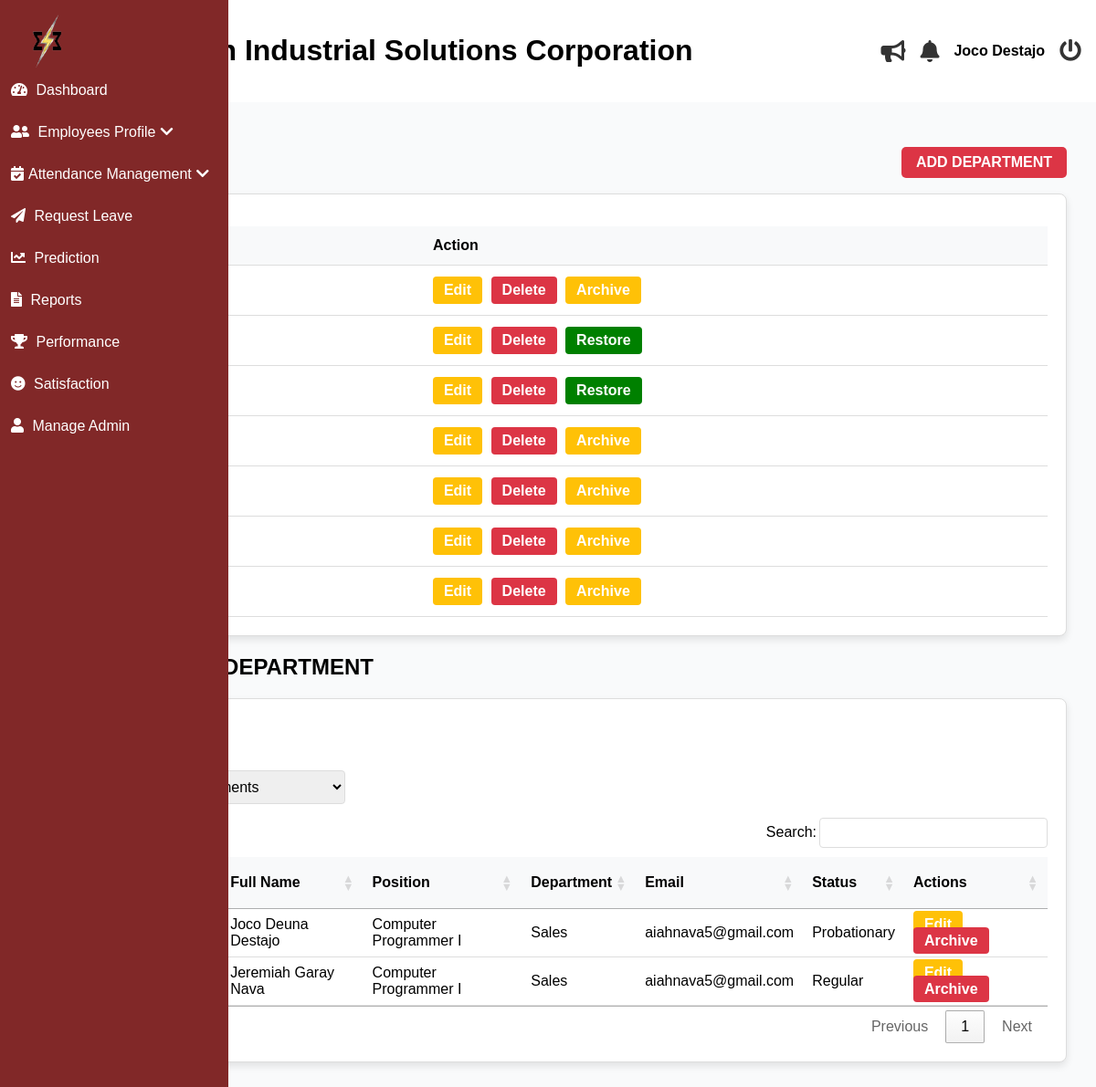
Page /admin/department.php (signed in) on the committed database.
### tables this page shows
CREATE TABLE `departments` (
  `id` int(11) NOT NULL,
  `dept_name` varchar(50) NOT NULL,
  `colors` varchar(32) NOT NULL,
  `is_archived` tinyint(1) NOT NULL
);

CREATE TABLE `employees` (
  `id` int(11) NOT NULL,
  `last_name` varchar(255) NOT NULL,
  `first_name` varchar(255) NOT NULL,
  `middle_name` varchar(255) NOT NULL,
  `suffix` varchar(255) NOT NULL,
  `gender` varchar(32) NOT NULL,
  `email` varchar(100) NOT NULL,
  `position` varchar(255) NOT NULL,
  `hire_date` date NOT NULL,
  `department` varchar(255) NOT NULL,
  `employment_status` varchar(255) NOT NULL,
  `employee_id` int(20) NOT NULL,
  `user_type` int(11) NOT NULL DEFAULT 2 COMMENT '1=admin, 2=staff, 3=super admin',
  `password` varchar(255) NOT NULL,
  `e_status` int(11) NOT NULL DEFAULT 1,
  `date_of_birth` date DEFAULT NULL,
  `age` varchar(32) NOT NULL,
  `contact_number` varchar(20) DEFAULT NULL,
  `perma_address` text DEFAULT NULL,
  `civil_status` varchar(10) DEFAULT NULL,
  `sss_number` varchar(15) DEFAULT NULL,
  `philhealth_number` varchar(15) DEFAULT NULL,
  `pagibig_number` varchar(15) DEFAULT NULL,
  `tin_number` varchar(15) DEFAULT NULL,
  `emergency_contact_name` varchar(50) DEFAULT NULL,
  `emergency_contact_number` varchar(15) DEFAULT NULL,
  `educational_background` enum('High School Graduate','Vocational Graduate','College Undergraduate','College Graduate','Postgraduate') DEFAULT NULL,
  `skills` text DEFAULT NULL,
  `username` varchar(255) NOT NULL,
  `sick_leave` int(11) NOT NULL DEFAULT 0,
  `vacation_leave` int(11) NOT NULL DEFAULT 0,
  `maternity_leave` int(11) NOT NULL DEFAULT 0,
  `paternity_leave` int(11) NOT NULL DEFAULT 0,
  `medical` mediumblob DEFAULT NULL,
  `tor` mediumblob DEFAULT NULL,
  `nbi_clearance` mediumblob DEFAULT NULL,
  `resume` mediumblob DEFAULT NULL,
  `prc` mediumblob DEFAULT NULL,
  `others` mediumblob DEFAULT NULL,
  `is_archived` tinyint(1) DEFAULT 0
);

### admin/department.php (the view, shortened to what this page needs)
<?php
    $conn = mysqli_connect('localhost', 'root', '', 'esetech');
    $selected_dept = isset($_GET['department']) ? $_GET['department'] : '';
    $sql = "SELECT * FROM employees WHERE is_archived = 0";
    $sql .= " ORDER BY last_name ASC";
    $result = mysqli_query($conn, $sql);
    include('header.php');
?>
<?php include('includes/sideBar.php'); ?>
<link rel="stylesheet" href="https://cdn.datatables.net/1.13.5/css/jquery.dataTables.min.css" />
<main class="main-content">
    <section id="dashboard">
        <div class="department-and-button">
            <h2 class="text-2xl font-bold mb-6">DEPARTMENTS</h2>
            <a href="#" id="add-dept-btn" class="btn btn-danger">ADD DEPARTMENT</a>
        </div>
        <div class="card">
        <table>
            <thead>
                <tr>
                    <th>Departments</th>
                    <th>Action</th>
                </tr>
            </thead>
            <tbody>
                <?php
                    $deptSql = "SELECT * FROM departments ORDER BY dept_name ASC";
                    $deptResult = mysqli_query($conn, $deptSql);
                    if ($deptResult) {
                        while ($row = mysqli_fetch_assoc($deptResult)) {
                ?>
                <tr>
                    <td class="dept-name"><?php echo $row['dept_name']; ?></td>
                    <td class="action-buttons">
                        <form method="POST" style="display:inline;">
                            <?php echo $row['is_archived'] == 0
                            ? "<button class='btn btn-warning' onclick='editDepartment(" . $row['id'] . ", \"" . $row['dept_name'] . "\"); return false;'>Edit</button>
                                <button name='delete_dept' class='btn btn-danger' onclick='return confirm(\"Are you sure you want to delete this department?\");'>Delete</button>
                                <button name='archive_name' class='btn btn-warning'>Archive</button>"
                            : "<button class='btn btn-warning' onclick='editDepartment(" . $row['id'] . ", \"" . $row['dept_name'] . "\"); return false;'>Edit</button>
                                <button name='delete_dept' class='btn btn-danger' onclick='return confirm(\"Are you sure you want to delete this department?\");'>Delete</button>
                                <button name='restore_name' class='btn btn-restore'>Restore</button>";
                            ?>
                        </form>
                    </td>
                </tr>
                <?php
                        }
                    }
                ?>
            </tbody>
        </table>
    </div>
        <h2 class="text-2xl font-bold mb-6">EMPLOYEES PER DEPARTMENT</h2>
        <div class="card">
            <div class="card-header">
                <h3><?php echo empty($selected_dept) ? 'All Employees' : $selected_dept . ' Department Employees'; ?></h3>
                <form method="GET" class="form-inline justify-content-between align-items-center">
                        <label for="department">Filter by Department:</label>
                        <select name="department" class="form-control" onchange="this.form.submit()">
                            <option value="">All Departments</option>
                        </select>
                </form>
            </div>
            <div class="card-body">
                <table id="myTable" class="employee-table">
                    <thead>
                        <tr>
                            <th>No.</th>
                            <th>Employee ID</th>
                            <th>Full Name</th>
                            <th>Position</th>
                            <th>Department</th>
                            <th>Email</th>
                            <th>Status</th>
                            <th>Actions</th>
                        </tr>
                    </thead>
                    <tbody>
                        <?php
                            $counter = 1;
                            while ($employee = mysqli_fetch_assoc($result)):
                        ?>
                            <tr>
                                <td><?php echo $counter++; ?></td>
                                <td class="employee_id_display"><?php echo $employee['employee_id']; ?></td>
                                <td>
                                    <?php
                                        $full_name = trim($employee['first_name'] . ' ' . $employee['middle_name'] . ' ' . $employee['last_name']);
                                        echo $full_name;
                                    ?>
                                </td>
                                <td><?php echo $employee['position']; ?></td>
                                <td><?php echo $employee['department']; ?></td>
                                <td><?php echo $employee['email']; ?></td>
                                <td><?php echo $employee['employment_status']; ?></td>
                                <td class="action-buttons">
                                    <a href="./edit_employee?id=<?php echo $employee['id']; ?>" class="btn btn-warning">Edit</a>
                                    <a href="?delete_id=<?php echo $employee['id']; ?>" class="btn btn-danger"
                                       onclick="return confirm('Are you sure you want to Archive this employee?');">Archive</a>
                                </td>
                            </tr>
                        <?php endwhile; ?>
                    </tbody>
                </table>
            </div>
        </div>
    </section>
</main>
<?php include('footer.php'); ?>

### admin/header.php (shortened to what this page needs)
<!DOCTYPE html>
<html lang="en">
<head>
    <link rel="stylesheet" href="css/styles.css">
    <link rel="stylesheet" href="https://cdnjs.cloudflare.com/ajax/libs/font-awesome/5.15.4/css/all.min.css">
</head>
<body>
<header>
    <div class="logo">
        <h1>ESE-Tech Industrial Solutions Corporation</h1>
    </div>
    <div class="header-right">
        <i class="fas fa-bullhorn"></i>
        <i class="fas fa-bell"></i>
        <div class="profile">
            <strong>
                <?php echo isset($_SESSION['fullname']) ? htmlspecialchars($_SESSION['fullname']) : 'Guest'; ?>
            </strong>
        </div>
        <a href="./logout" class="logout-button">
            <i class="fas fa-power-off"></i>
        </a>
    </div>
</header>
<div class="container">

### admin/includes/sideBar.php (shortened to what this page needs)
<nav class="sidebar">
    <div class="sidebar-content">
        <div class="logo">
            <img src="images/logo1.png" alt="ESE-Tech Logo">
        </div>
        <ul>
            <li><a href="./dashboard"><i class="fas fa-tachometer-alt"></i> Dashboard</a></li>
            <li class="dropdown">
                <a href="javascript:void(0);" class="dropdown-toggle">
                    <i class="fas fa-user-friends"></i> Employees Profile<i class="fas fa-chevron-down toggle-icon"></i>
                </a>
            </li>
            <li class="dropdown">
                <a href="javascript:void(0);" class="dropdown-toggle">
                    <i class="fas fa-calendar-check"></i>Attendance Management<i class="fas fa-chevron-down toggle-icon"></i>
                </a>
            </li>
            <li><a href="./leave"><i class="fas fa-paper-plane"></i> Request Leave</a></li>
            <li><a href="./predict"><i class="fas fa-chart-line"></i> Prediction</a></li>
            <li><a href="./reports"><i class="fas fa-file-alt"></i> Reports</a></li>
            <li><a href="./performance-evaluation"><i class="fas fa-trophy"></i> Performance</a></li>
            <li><a href="./satisfaction"><i class="fas fa-smile"></i> Satisfaction</a></li>
            <li><a href="./user_profile"><i class="fas fa-user"></i> Manage Admin</a></li>
        </ul>
    </div>
</nav>

### admin/footer.php
</div>
</body>
</html>

### admin/css/styles.css (style rules this page uses)
* { text-decoration: none; }
body { font-family: Arial, sans-serif; margin: 0; padding: 0; background-color: #f0f0f0; }
header { background-color: #fff; padding: 1rem; display: flex; justify-content: space-between; align-items: center; box-shadow: 0 2px 5px rgba(0, 0, 0, 0.1); }
.main-content { flex-grow: 1; padding: 2rem; background-color: #f9fafb; }
.card { border: 1px solid #ddd; border-radius: 8px; margin-bottom: 20px; padding: 20px; background-color: #fff; box-shadow: 0 4px 8px rgba(0, 0, 0, 0.1); }
.card-header h3 { font-size: 20px; font-weight: bold; margin-bottom: 15px; }
.form-control, select, textarea { width: 100%; padding: 8px; border-radius: 5px; border: 1px solid #ccc; box-sizing: border-box; }
table { width: 100%; border-collapse: collapse; margin-top: 15px; }
table th, table td { padding: 12px; border-bottom: 1px solid #ddd; text-align: left; }
table th { background-color: #f8f9fa; font-weight: bold; }
.action-buttons .btn { padding: 6px 12px; border-radius: 4px; color: #fff; background-color: #007bff; text-decoration: none; font-weight: bold; margin-right: 5px; }
.btn-restore { background-color: green !important; }
.btn-warning { background-color: #ffc107 !important; }
.btn-danger { background-color: #dc3545 !important; }
form[method="GET"] { display: flex; justify-content: flex-end; margin-bottom: 15px; }
.form-control, .form-control:focus, select.form-control, textarea.form-control { width: 100%; font-size: 1rem; border: 1px solid #ddd; border-radius: 4px; }
select.form-control, textarea.form-control { resize: vertical; }
.form-control { width: 100%; padding: 0.5rem 0.75rem; border: 1px solid #d1d5db; border-radius: 0.375rem; font-size: 0.875rem; transition: border-color 0.15s ease-in-out; }
.btn { padding: 10px 20px; font-size: 16px; border: none; cursor: pointer; border-radius: 5px; }
.btn-danger { background-color: #dc3545; color: #fff; transition: background-color 0.3s; }
.header-right { display: flex; align-items: center; gap: 1rem; }
.header-right i { font-size: 1.5rem; color: #333; cursor: pointer; }
.header-right .profile { display: flex; align-items: center; cursor: pointer; }
.logo { display: flex; align-items: center; }
.logo img { width: 80px; margin-right: 1rem; }
.container { display: flex; }
.sidebar { position: fixed; top: 0; left: 0; height: 100%; width: 250px; background-color: #812828; color: #fff; overflow-x: hidden; transform: translateX(-250px); transition: transform 0.3s ease-in-out; z-index: 1000; }
.sidebar-content { padding: 12px; }
.sidebar ul { list-style: none; color: #fff; text-decoration: none; margin: 0; padding: 0; }
.sidebar ul li a { text-decoration: none; color: white; padding: 14px 0; display: block; transition: background-color 0.3s ease; }
.sidebar ul li i { margin-right: 5px; }
.sidebar ul li .fa-chevron-down { margin-right: 0; margin-left: 5px; }
.card-header { display: flex; flex-direction: column; justify-content: space-between; align-items: start; }
.performance-and-button, .department-and-button { display: flex; align-items: center; justify-content: space-between; }
.btn { padding: 8px 16px; border-radius: 5px; background-color: #007bff; color: white; border: none; cursor: pointer; font-weight: 600; }

### rows in the picture
employees: full_name "Joco Deuna Destajo", position "Computer Programmer I", department "Sales", email "aiahnava5@gmail.com", employment_status "Probationary"
employees: full_name "Jeremiah Garay Nava", position "Computer Programmer I", department "Sales", email "aiahnava5@gmail.com", employment_status "Regular"

### other values in the picture
$_SESSION['fullname'] "Joco Destajo"
